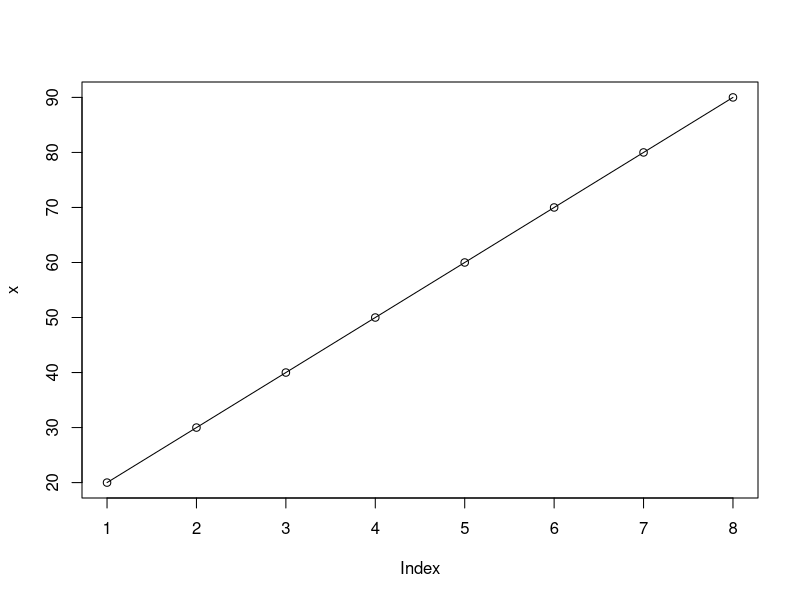
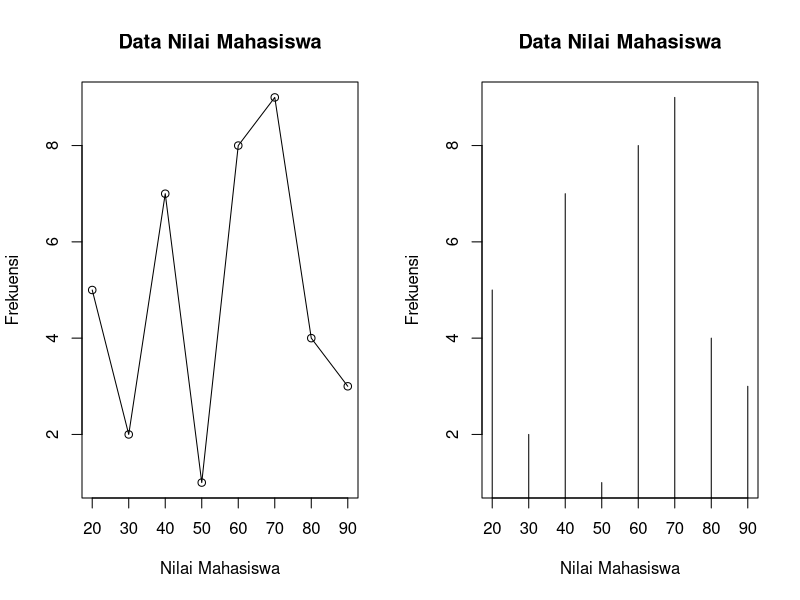

R code for these plots, in order:
#plot()
# SHINJI AURELLIO

x <- c(20,30,40,50,60,70,80,90)
plot(x, type = "o")
#h,b, o, s,

y <- c(5,2,7,1,8,9,4,3)

par(mfrow=c(1,2))
plot(x,y,"o", main = "Data Nilai Mahasiswa",
     xlab = "Nilai Mahasiswa", ylab = "Frekuensi")
plot(x,y,"h", main = "Data Nilai Mahasiswa",
     xlab = "Nilai Mahasiswa", ylab = "Frekuensi")

